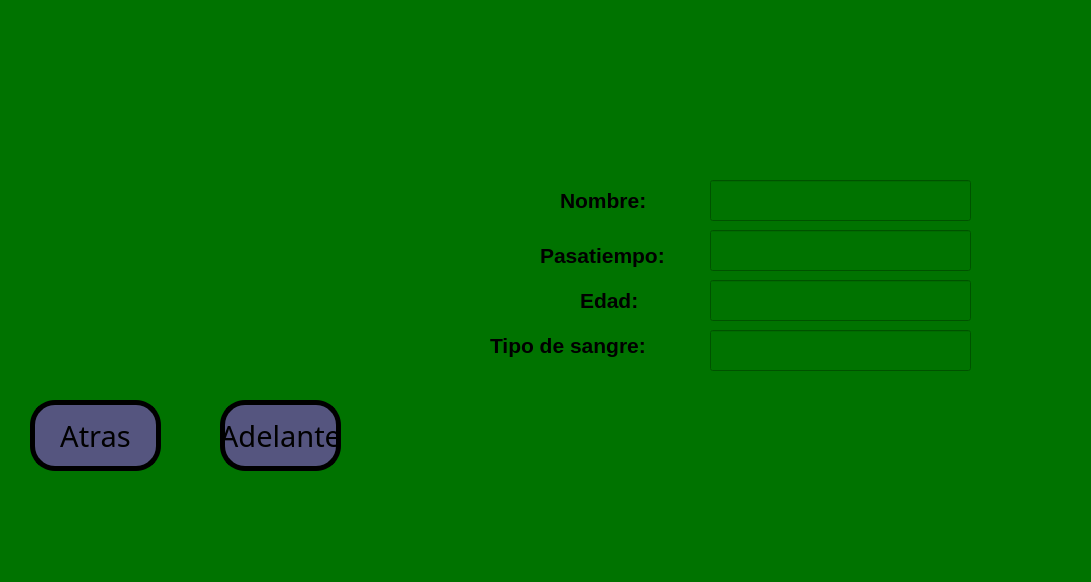
<?xml version="1.0" encoding="UTF-8"?>
<ui version="4.0">
 <class>MainWindow</class>
 <widget class="QMainWindow" name="MainWindow">
  <property name="geometry">
   <rect>
    <x>0</x>
    <y>0</y>
    <width>1091</width>
    <height>582</height>
   </rect>
  </property>
  <property name="windowTitle">
   <string>MainWindow</string>
  </property>
  <property name="styleSheet">
   <string notr="true">background-color: rgb(0, 115, 0);</string>
  </property>
  <widget class="QWidget" name="centralwidget">
   <widget class="QLabel" name="label_logouat">
    <property name="geometry">
     <rect>
      <x>20</x>
      <y>10</y>
      <width>201</width>
      <height>111</height>
     </rect>
    </property>
    <property name="text">
     <string/>
    </property>
    <property name="pixmap">
     <pixmap resource="../Imagenes/recursos1.qrc">:/LOGOS/LogoUAT.png</pixmap>
    </property>
    <property name="scaledContents">
     <bool>true</bool>
    </property>
   </widget>
   <widget class="QLabel" name="label_logoequipo">
    <property name="geometry">
     <rect>
      <x>880</x>
      <y>410</y>
      <width>191</width>
      <height>121</height>
     </rect>
    </property>
    <property name="text">
     <string/>
    </property>
    <property name="pixmap">
     <pixmap resource="../Imagenes/recursos1.qrc">:/LOGOS/LogoEquipo.jpeg</pixmap>
    </property>
    <property name="scaledContents">
     <bool>true</bool>
    </property>
   </widget>
   <widget class="QLabel" name="label_5">
    <property name="geometry">
     <rect>
      <x>870</x>
      <y>260</y>
      <width>121</width>
      <height>71</height>
     </rect>
    </property>
    <property name="text">
     <string/>
    </property>
    <property name="pixmap">
     <pixmap>:/Logos/FI_LOGO.png</pixmap>
    </property>
    <property name="scaledContents">
     <bool>true</bool>
    </property>
   </widget>
   <widget class="QPushButton" name="btn_atras">
    <property name="geometry">
     <rect>
      <x>30</x>
      <y>400</y>
      <width>131</width>
      <height>71</height>
     </rect>
    </property>
    <property name="font">
     <font>
      <family>Onyx</family>
      <pointsize>22</pointsize>
     </font>
    </property>
    <property name="styleSheet">
     <string notr="true">background-color: rgb(85, 170, 127);
background-color: rgb(85, 85, 127);
border: 5px solid black;
border-radius: 25px;</string>
    </property>
    <property name="text">
     <string>Atras</string>
    </property>
   </widget>
   <widget class="QPushButton" name="btn_adelante">
    <property name="geometry">
     <rect>
      <x>220</x>
      <y>400</y>
      <width>121</width>
      <height>71</height>
     </rect>
    </property>
    <property name="font">
     <font>
      <family>Onyx</family>
      <pointsize>22</pointsize>
     </font>
    </property>
    <property name="styleSheet">
     <string notr="true">background-color: rgb(85, 170, 127);
background-color: rgb(85, 85, 127);
border: 5px solid black;
border-radius: 25px;</string>
    </property>
    <property name="text">
     <string>Adelante</string>
    </property>
   </widget>
   <widget class="QLabel" name="label_2">
    <property name="geometry">
     <rect>
      <x>560</x>
      <y>190</y>
      <width>131</width>
      <height>21</height>
     </rect>
    </property>
    <property name="font">
     <font>
      <pointsize>16</pointsize>
      <weight>75</weight>
      <bold>true</bold>
     </font>
    </property>
    <property name="text">
     <string>Nombre:</string>
    </property>
   </widget>
   <widget class="QLabel" name="label_3">
    <property name="geometry">
     <rect>
      <x>540</x>
      <y>240</y>
      <width>171</width>
      <height>31</height>
     </rect>
    </property>
    <property name="font">
     <font>
      <pointsize>16</pointsize>
      <weight>75</weight>
      <bold>true</bold>
     </font>
    </property>
    <property name="text">
     <string>Pasatiempo:</string>
    </property>
   </widget>
   <widget class="QLabel" name="label_6">
    <property name="geometry">
     <rect>
      <x>580</x>
      <y>290</y>
      <width>91</width>
      <height>21</height>
     </rect>
    </property>
    <property name="font">
     <font>
      <pointsize>16</pointsize>
      <weight>75</weight>
      <bold>true</bold>
     </font>
    </property>
    <property name="text">
     <string>Edad:</string>
    </property>
   </widget>
   <widget class="QLineEdit" name="txt_pasatiempo">
    <property name="geometry">
     <rect>
      <x>710</x>
      <y>230</y>
      <width>261</width>
      <height>41</height>
     </rect>
    </property>
    <property name="font">
     <font>
      <pointsize>16</pointsize>
      <weight>75</weight>
      <bold>true</bold>
     </font>
    </property>
    <property name="text">
     <string/>
    </property>
    <property name="alignment">
     <set>Qt::AlignCenter</set>
    </property>
   </widget>
   <widget class="QLineEdit" name="txt_nombre">
    <property name="geometry">
     <rect>
      <x>710</x>
      <y>180</y>
      <width>261</width>
      <height>41</height>
     </rect>
    </property>
    <property name="font">
     <font>
      <pointsize>16</pointsize>
      <weight>75</weight>
      <bold>true</bold>
     </font>
    </property>
    <property name="text">
     <string/>
    </property>
    <property name="alignment">
     <set>Qt::AlignCenter</set>
    </property>
   </widget>
   <widget class="QLineEdit" name="txt_edad">
    <property name="geometry">
     <rect>
      <x>710</x>
      <y>280</y>
      <width>261</width>
      <height>41</height>
     </rect>
    </property>
    <property name="font">
     <font>
      <pointsize>16</pointsize>
      <weight>75</weight>
      <bold>true</bold>
     </font>
    </property>
    <property name="text">
     <string/>
    </property>
    <property name="alignment">
     <set>Qt::AlignCenter</set>
    </property>
   </widget>
   <widget class="QLabel" name="label_logofit">
    <property name="geometry">
     <rect>
      <x>800</x>
      <y>10</y>
      <width>281</width>
      <height>111</height>
     </rect>
    </property>
    <property name="text">
     <string/>
    </property>
    <property name="pixmap">
     <pixmap resource="../Imagenes/recursos1.qrc">:/LOGOS/LogoFIT.png</pixmap>
    </property>
    <property name="scaledContents">
     <bool>true</bool>
    </property>
   </widget>
   <widget class="QLabel" name="img_persona">
    <property name="geometry">
     <rect>
      <x>10</x>
      <y>130</y>
      <width>191</width>
      <height>121</height>
     </rect>
    </property>
    <property name="text">
     <string/>
    </property>
    <property name="pixmap">
     <pixmap resource="../Imagenes/recursos1.qrc">:/LOGOS/Angel.jpeg</pixmap>
    </property>
    <property name="scaledContents">
     <bool>true</bool>
    </property>
   </widget>
   <widget class="QLabel" name="img_persona_4">
    <property name="geometry">
     <rect>
      <x>210</x>
      <y>260</y>
      <width>191</width>
      <height>121</height>
     </rect>
    </property>
    <property name="text">
     <string/>
    </property>
    <property name="pixmap">
     <pixmap resource="../Imagenes/recursos1.qrc">:/LOGOS/Paniagua.jpeg</pixmap>
    </property>
    <property name="scaledContents">
     <bool>true</bool>
    </property>
   </widget>
   <widget class="QLabel" name="img_persona_2">
    <property name="geometry">
     <rect>
      <x>210</x>
      <y>130</y>
      <width>191</width>
      <height>121</height>
     </rect>
    </property>
    <property name="text">
     <string/>
    </property>
    <property name="pixmap">
     <pixmap resource="../Imagenes/recursos1.qrc">:/LOGOS/Jorge.png</pixmap>
    </property>
    <property name="scaledContents">
     <bool>true</bool>
    </property>
   </widget>
   <widget class="QLabel" name="img_persona_3">
    <property name="geometry">
     <rect>
      <x>10</x>
      <y>260</y>
      <width>191</width>
      <height>121</height>
     </rect>
    </property>
    <property name="text">
     <string/>
    </property>
    <property name="pixmap">
     <pixmap resource="../Imagenes/recursos1.qrc">:/LOGOS/Sheko.jpeg</pixmap>
    </property>
    <property name="scaledContents">
     <bool>true</bool>
    </property>
   </widget>
   <widget class="QLabel" name="label_7">
    <property name="geometry">
     <rect>
      <x>490</x>
      <y>330</y>
      <width>211</width>
      <height>31</height>
     </rect>
    </property>
    <property name="font">
     <font>
      <pointsize>16</pointsize>
      <weight>75</weight>
      <bold>true</bold>
     </font>
    </property>
    <property name="text">
     <string>Tipo de sangre:</string>
    </property>
   </widget>
   <widget class="QLineEdit" name="txt_tipodesangre">
    <property name="geometry">
     <rect>
      <x>710</x>
      <y>330</y>
      <width>261</width>
      <height>41</height>
     </rect>
    </property>
    <property name="font">
     <font>
      <pointsize>16</pointsize>
      <weight>75</weight>
      <bold>true</bold>
     </font>
    </property>
    <property name="text">
     <string/>
    </property>
    <property name="alignment">
     <set>Qt::AlignCenter</set>
    </property>
   </widget>
  </widget>
  <widget class="QMenuBar" name="menubar">
   <property name="geometry">
    <rect>
     <x>0</x>
     <y>0</y>
     <width>1091</width>
     <height>26</height>
    </rect>
   </property>
  </widget>
  <widget class="QStatusBar" name="statusbar"/>
 </widget>
 <resources>
  <include location="../Imagenes/recursos1.qrc"/>
 </resources>
 <connections/>
</ui>
